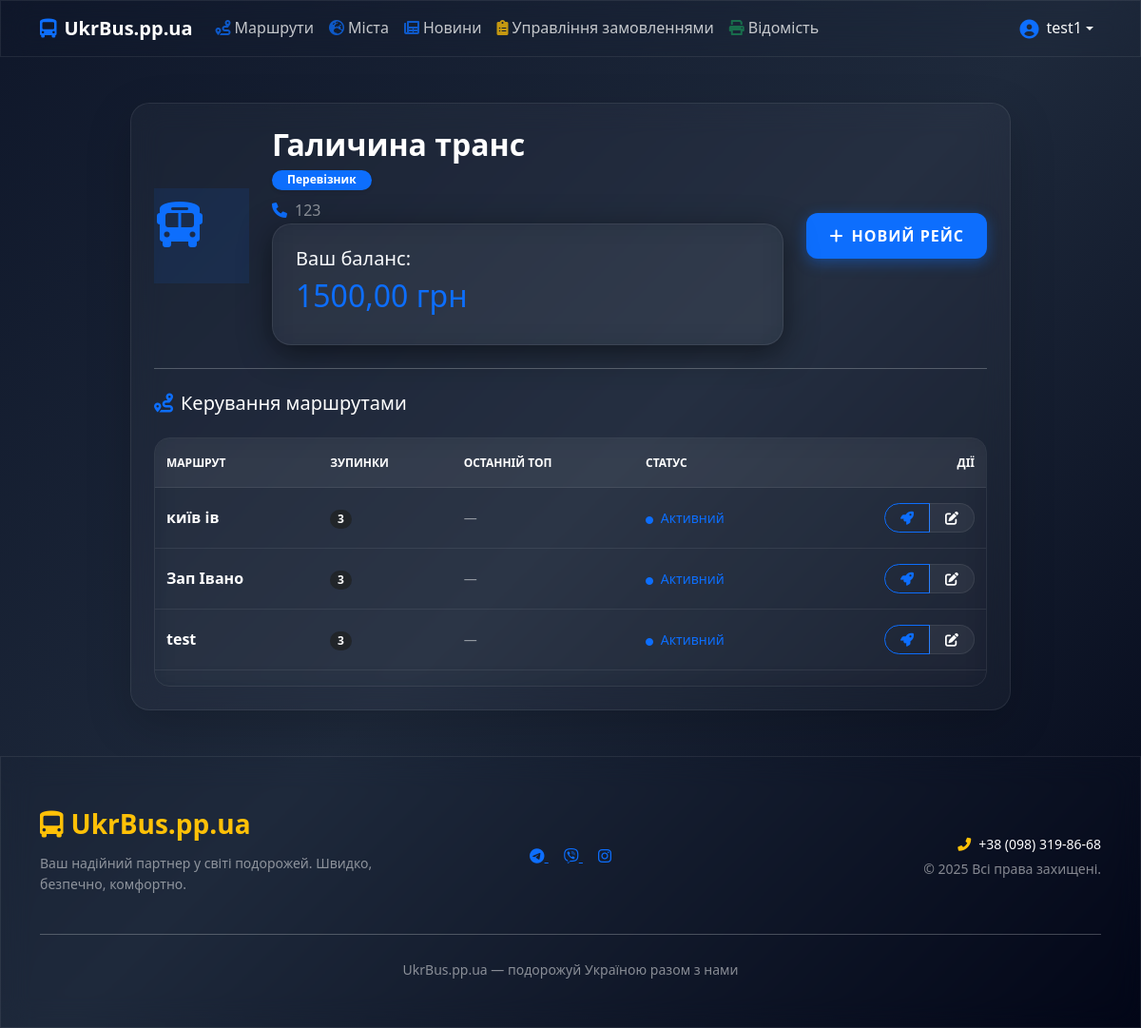
The page /accounts/profile/ (signed in) on the database its author committed.
### accounts/models.py (models this page shows, shortened)
class User(AbstractUser):
    username = models.CharField(
        max_length=255,
        unique=True,
        help_text="Будь-яка комбінація символів",
    )
    is_passenger = models.BooleanField(default=False, verbose_name="Пасажир")
    is_carrier = models.BooleanField(default=False, verbose_name="Перевізник")

class CarrierProfile(models.Model):
    user = models.OneToOneField(User, on_delete=models.CASCADE, related_name='carrier_profile')
    company_name = models.CharField(max_length=255, verbose_name="Назва компанії")
    contact_person = models.CharField(max_length=255, verbose_name="Контактна особа")
    phone = models.CharField(max_length=20, verbose_name="Телефон")
    telegram_bot = models.CharField(max_length=255, blank=True, null=True, verbose_name="Telegram Bot")
    balance = models.DecimalField(
        max_digits=10,
        decimal_places=2,
        default=0.00,
        verbose_name="Баланс (грн)"
    )

### trips/models.py (models this page shows, shortened)
class Route(models.Model):
    carrier = models.ForeignKey(settings.AUTH_USER_MODEL, on_delete=models.CASCADE, related_name='routes',
                                verbose_name="Перевізник")
    title = models.CharField(max_length=255, verbose_name="Назва маршруту")
    is_active = models.BooleanField(default=True, verbose_name="Активний")
    top_until = models.DateTimeField(null=True, blank=True, verbose_name="ТОП діє до")
    is_passenger = models.BooleanField(
        default=True,
        verbose_name="Пасажирські перевезення",
        help_text="Чи доступне бронювання місць для пасажирів"
    )
    is_parcel = models.BooleanField(
        default=True,
        verbose_name="Доставка посилок",
        help_text="Чи приймає цей маршрут посилки для передачі"
    )
    min_trip_price = models.DecimalField(max_digits=10, decimal_places=2, default=0,
                                         verbose_name="Мінімальна ціна поїздки")
    price_per_km = models.DecimalField(max_digits=10, decimal_places=2, default=0, verbose_name="Ціна за 1 км")
    min_parcel_price = models.DecimalField(max_digits=10, decimal_places=2, default=0,
                                           verbose_name="Мінімальна ціна посилки")
    price_per_kg = models.DecimalField(max_digits=10, decimal_places=2, default=0, verbose_name="Ціна за 1 кг")
    class Meta:
        verbose_name = "Маршрут"
        verbose_name_plural = "Маршрути"
        ordering = ['-top_until', '-id']

### accounts/views.py (the view)
# urls.py: path('profile/', ProfileView, name='profile'),
@login_required
def ProfileView(request):
    if request.user.is_carrier:
        routes = Route.objects.filter(carrier=request.user)
        incoming_bookings = Booking.objects.filter(route__carrier=request.user).order_by('-trip_date')
        return render(request, 'accounts/profile_carrier.html', {
            'routes': routes,
            'incoming_bookings': incoming_bookings
        })
    else:
        bookings_count = Booking.objects.filter(passenger=request.user).count()
        return render(request, 'accounts/profile_passenger.html', {
            'bookings_count': bookings_count  # Передаємо число під цим іменем
        })

### templates/accounts/profile_carrier.html (shortened to what this page needs)
{% extends 'base.html' %}
{% block content %}
<div class="row justify-content-center">
    <div class="col-lg-10">
        <div class="glass-card shadow-lg animate-fade-in">
            <div class="row align-items-center mb-4">
                <div class="col-auto">
                    <div class="glass-icon" style="width: 100px; height: 100px; font-size: 3rem; background: rgba(13, 110, 253, 0.1); border-color: var(--accent-color);">
                        <i class="fas fa-bus text-primary"></i>
                    </div>
                </div>
                <div class="col">
                    <h2 class="mb-1 text-white fw-bold">{{ user.carrier_profile.company_name|default:user.username }}</h2>
                    <span class="badge rounded-pill bg-primary px-3 shadow-sm">Перевізник</span>
                    <p class="text-white-50 mt-2 mb-0">
                        <i class="fas fa-phone me-2 text-primary"></i>{{ user.carrier_profile.phone|default:"Номер не вказано" }}
                    </p>
                    <div class="glass-card">
    <h5>Ваш баланс:</h5>
    <h2 class="text-primary">{{ user.carrier_profile.balance }} грн</h2>
</div>
                </div>
                <div class="col-auto">
                    <a href="{% url 'route_add' %}" class="btn glass-btn-registration">
                        <i class="fas fa-plus me-2"></i>Новий рейс
                    </a>
                </div>
            </div>
            <hr class="border-light opacity-10">
            <div class="mt-4">
                <h5 class="text-white mb-4"><i class="fas fa-route me-2 text-primary"></i>Керування маршрутами</h5>
                {% if routes %}
                   <div class="table-responsive rounded-4" style="border: 1px solid var(--glass-border); backdrop-filter: var(--blur-val);">
    <table class="table align-middle">
        <thead>
            <tr class="text-white-50">
                <th class="ps-4">Маршрут</th>
                <th>Зупинки</th>
                <th>Останній ТОП</th>
                <th>Статус</th>
                <th class="text-end pe-4">Дії</th>
            </tr>
        </thead>
        <tbody>
            {% for route in routes %}
            <tr class="transition-hover-row">
                <td class="ps-4 fw-bold">{{ route.title }}</td>
                <td>
                    <span class="badge bg-dark rounded-pill">{{ route.stops.count }}</span>
                </td>
                <td>
                    <span class="text-white-50 small">
                        {% if route.boosted_at %}
                            {{ route.boosted_at|date:"d.m H:i" }}
                        {% else %}
                            —
                        {% endif %}
                    </span>
                </td>
                <td>
                    {% if route.is_active %}
                        <span class="text-primary small"><i class="fas fa-circle me-1" style="font-size: 8px;"></i> Активний</span>
                    {% else %}
                        <span class="text-white-50 small"><i class="fas fa-circle me-1" style="font-size: 8px;"></i> Пауза</span>
                    {% endif %}
                </td>
                <td class="text-end pe-4">
                    <div class="btn-group">
                        <a href="{ % url 'boost_route' route.id % }" class="btn btn-sm btn-outline-primary rounded-start-pill px-3">
                            <i class="fas fa-rocket"></i>
                        </a>
                        <a href="{% url 'route_edit' route.id %}" class="btn btn-sm btn-glass-edit rounded-end-pill px-3">
                            <i class="fas fa-edit"></i>
                        </a>
                    </div>
                </td>
            </tr>
            {% endfor %}
        </tbody>
    </table>
</div>
                {% endif %}
            </div>
        </div>
    </div>
</div>
{% endblock %}

### templates/includes/_navbar.html (shortened to what this page needs)
<nav class="navbar navbar-expand-lg navbar-dark glass-nav sticky-top">
    <div class="container">
        <a class="navbar-brand fw-bold shadow-text" href="/">
            <i class="fas fa-bus-alt me-2 text-primary"></i>UkrBus.pp.ua
        </a>
        <div class="collapse navbar-collapse" id="navbarNav">
            <ul class="navbar-nav me-auto mb-2 mb-lg-0">
                <li class="nav-item">
                    <a class="nav-link text-white opacity-75" href="{% url 'booking_route_list' %}">
                        <i class="fas fa-route me-1 text-primary"></i>Маршрути
                    </a>
                </li>
                <li class="nav-item">
<a class="nav-link text-white opacity-75" href="{% url 'city:city_list' %}">
    <i class="fas fa-globe-europe me-1 text-primary"></i>Міста
</a>
                </li>
                <li class="nav-item">
    <a class="nav-link text-white opacity-75" href="{% url 'news:news_list' %}">
        <i class="fas fa-newspaper me-1 text-primary"></i>Новини
    </a>
</li>
                {% if user.is_authenticated %}
                    {% if user.is_carrier %}
                        <li class="nav-item">
                            <a class="nav-link text-white opacity-75" href="{% url 'carrier-bookings' %}">
                                <i class="fas fa-clipboard-list me-1 text-warning"></i>Управління замовленнями
                            </a>
                        </li><li class="nav-item">
        <a class="nav-link text-white opacity-75" href="{% url 'passenger_manifest' %}?date={{ now|date:'Y-m-d' }}">
            <i class="fas fa-print me-1 text-success"></i>Відомість
        </a>
    </li>
                    {% else %}
                        <li class="nav-item">
                            <a class="nav-link text-white opacity-75" href="{% url 'passenger-bookings' %}">
                                <i class="fas fa-ticket-alt me-1 text-info"></i>Мої поїздки
                            </a>
                        </li>
                    {% endif %}
                {% endif %}
            </ul>
            <ul class="navbar-nav ms-auto align-items-center">
                {% if user.is_authenticated %}
                    <li class="nav-item dropdown">
                        <a class="nav-link dropdown-toggle text-light fw-medium d-flex align-items-center"
                           href="#" id="userDropdown" role="button" data-bs-toggle="dropdown" aria-expanded="false">
                            <i class="fas fa-user-circle fa-lg me-2 text-primary"></i>
                            {{ user.username }}
                        </a>
                    </li>
                {% endif %}
            </ul>
        </div>
    </div>
</nav>

### static/css/glass-style.css (style rules this page uses)
:root { --glass-bg: rgba(255, 255, 255, 0.03); --glass-bg-hover: rgba(255, 255, 255, 0.08); --glass-border: rgba(255, 255, 255, 0.08); --glass-input-border: rgba(255, 255, 255, 0.15); --accent-color: #0d6efd; --accent-glow: rgba(13, 110, 253, 0.4); --accent-hover: #0b5ed7; --blur-val: blur(15px); --transition: all 0.3s cubic-bezier(0.4, 0, 0.2, 1); --card-shadow: 0 8px 32px 0 rgba(0, 0, 0, 0.5); }
body { background: linear-gradient(135deg, #0f172a, #1e293b, #020617) fixed no-repeat; background-size: cover; min-height: 100vh; display: flex; flex-direction: column; color: #f8fafc; font-family: 'Segoe UI', system-ui, -apple-system, sans-serif; line-height: 1.6; }
.glass-nav, .glass-dropdown, .glass-card, .glass-footer, .glass-input { backdrop-filter: var(--blur-val); -webkit-backdrop-filter: var(--blur-val); border: 1px solid var(--glass-border); }
.glass-card { background: var(--glass-bg); border-radius: 20px; box-shadow: var(--card-shadow); padding: 1.5rem; transition: var(--transition); position: relative; overflow: visible !important; }
.glass-btn-registration { background: var(--accent-color) !important; color: #ffffff !important; font-weight: 700; text-transform: uppercase; letter-spacing: 1px; border-radius: 12px; padding: 12px 24px; box-shadow: 0 4px 15px var(--accent-glow); transition: var(--transition); border: none; }
.animate-fade-in { animation: fadeIn 0.5s ease-in forwards; }
.table { --bs-table-bg: transparent !important; --bs-table-color: white !important; }
.table > :not(caption) > * > * { background-color: transparent !important; color: white !important; border-bottom: 1px solid var(--glass-border) !important; padding: 1rem 0.75rem !important; }
.table thead th { background: rgba(255, 255, 255, 0.05) !important; text-transform: uppercase; font-size: 0.75rem; font-weight: 600; }

### templates/accounts/profile_carrier.html (style rules this page uses)
.btn-glass-edit { background: rgba(255, 255, 255, 0.05); color: white; border: 1px solid var(--glass-border); transition: var(--transition); }
.transition-hover-row { transition: background 0.3s ease; }

### rows shown on the page
User: username "test1", carrier_profile.company_name "Галичина транс", carrier_profile.phone "123", carrier_profile.balance "1500,00"
Route: title "київ ів", stops.count "3", is_active True (drawn)
Route: title "Зап Івано", stops.count "3", is_active True (drawn)
Route: title "test", stops.count "3", is_active True (drawn)
